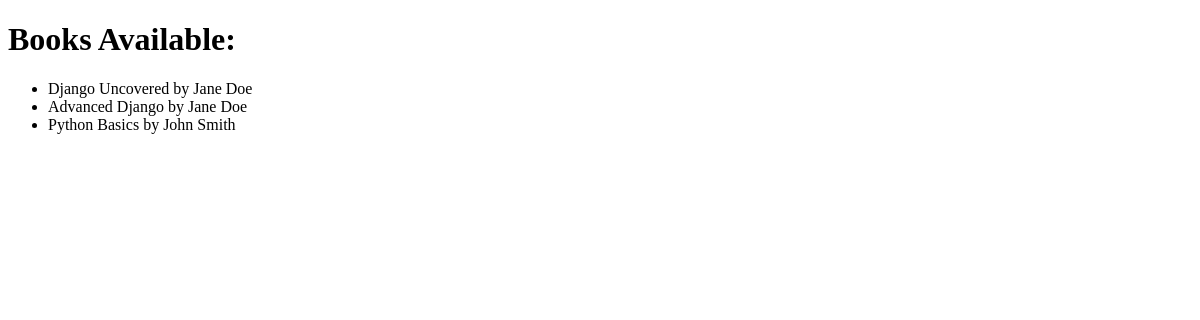
/books/, run on an earlier commit of the app's database.
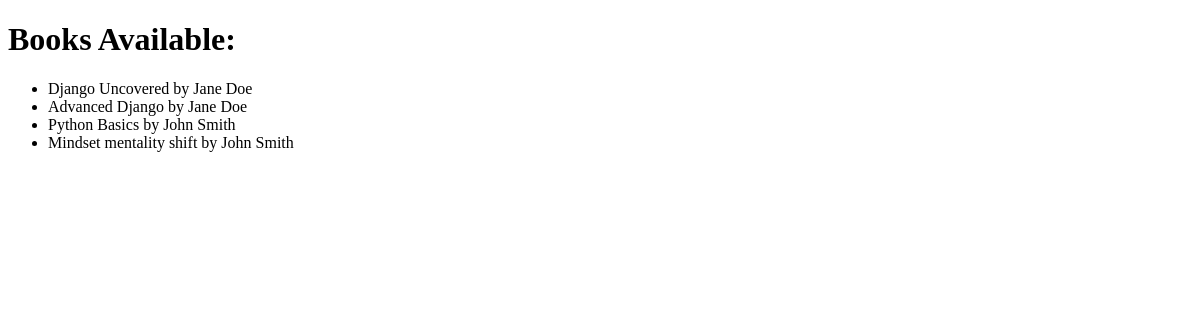
And on a later commit of the database.
### relationship_app/models.py (models this page shows, shortened)
class Book(models.Model):
    title = models.CharField(max_length=255)
    author = models.ForeignKey(
        Author,
        on_delete=models.CASCADE,
        related_name='books'
    )
    publication_year = models.IntegerField(default=2000)  # <-- ADD THIS LINE
    class Meta:
        permissions = [
            ("can_add_book", "Can add book"),
            ("can_change_book", "Can change book"),
            ("can_delete_book", "Can delete book"),
        ]

class Author(models.Model):
    name = models.CharField(max_length=200)

### relationship_app/views.py (the view)
# urls.py: path('books/', views.list_books, name='book-list'),
def list_books(request):
    books = Book.objects.all()
    context = {
        'books': books
    }
    return render(request, 'relationship_app/list_books.html', context)

### relationship_app/templates/relationship_app/list_books.html (shortened to what this page needs)
<!DOCTYPE html>
<html lang="en">
<head>
</head>
<body>
    <h1>Books Available:</h1>
    <ul>
        {% for book in books %}
        <li>{{ book.title }} by {{ book.author.name }}</li>
        {% endfor %}
    </ul>
</body>
</html>

What changed in the data, as far as the page shows it:
added Book: title "Mindset mentality shift", author.name "John Smith"
